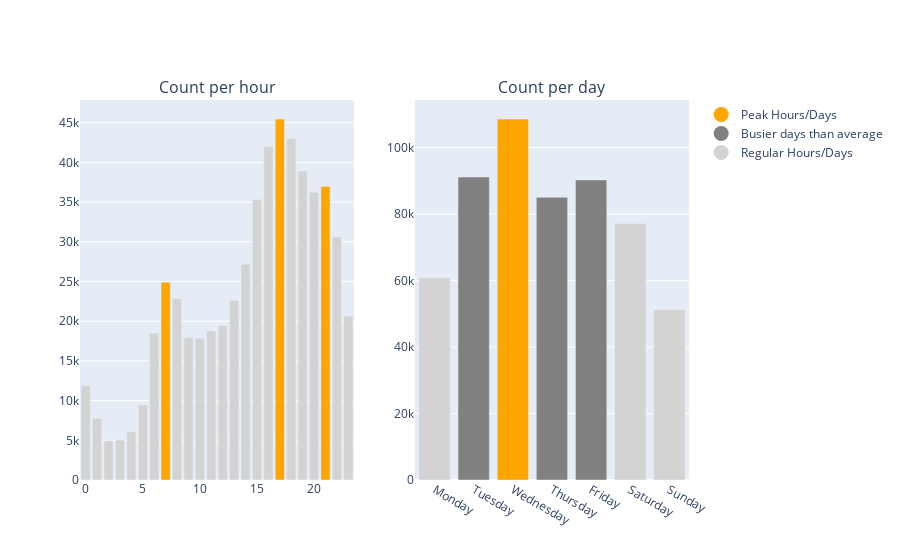

This figure's notebook cell:
### Markdown cell above
## And now you can play with it, choose any day, any hour! 🚖

### Code cell
# As a reminder, to help you choose: 
show_peak(data)

### Figure 1 — Plotly figure (JSON) as saved in the notebook; plotly's stock layout.template omitted (floating-point values rounded to 4 significant figures)
{"data": [{"marker": {"color": ["lightgrey", "lightgrey", "lightgrey", "lightgrey", "lightgrey", "lightgrey", "lightgrey", "orange", "lightgrey", "lightgrey", "lightgrey", "lightgrey", "lightgrey", "lightgrey", "lightgrey", "lightgrey", "lightgrey", "orange", "lightgrey", "lightgrey", "lightgrey", "orange", "lightgrey", "lightgrey"]}, "showlegend": false, "type": "bar", "x": [0, 1, 2, 3, 4, 5, 6, 7, 8, 9, 10, 11, 12, 13, 14, 15, 16, 17, 18, 19, 20, 21, 22, 23], "xaxis": "x", "y": [11910, 7769, 4935, 5040, 6095, 9476, 18498, 24924, 22843, 17939, 17865, 18774, 19425, 22603, 27190, 35324, 42003, 45475, 43003, 38923, 36244, 36964, 30645, 20649], "yaxis": "y"}, {"marker": {"color": ["lightgrey", "grey", "orange", "grey", "grey", "lightgrey", "lightgrey"]}, "showlegend": false, "type": "bar", "x": ["Monday", "Tuesday", "Wednesday", "Thursday", "Friday", "Saturday", "Sunday"], "xaxis": "x2", "y": [60861, 91185, 108631, 85067, 90303, 77218, 51251], "yaxis": "y2"}, {"marker": {"color": "orange", "size": 15}, "mode": "markers", "name": "Peak Hours/Days", "showlegend": true, "type": "scatter", "x": [null], "y": [null]}, {"marker": {"color": "grey", "size": 15}, "mode": "markers", "name": "Busier days than average", "showlegend": true, "type": "scatter", "x": [null], "y": [null]}, {"marker": {"color": "lightgrey", "size": 15}, "mode": "markers", "name": "Regular Hours/Days", "showlegend": true, "type": "scatter", "x": [null], "y": [null]}], "layout": {"annotations": [{"font": {"size": 16}, "showarrow": false, "text": "Count per hour", "x": 0.225, "xanchor": "center", "xref": "paper", "y": 1, "yanchor": "bottom", "yref": "paper"}, {"font": {"size": 16}, "showarrow": false, "text": "Count per day", "x": 0.775, "xanchor": "center", "xref": "paper", "y": 1, "yanchor": "bottom", "yref": "paper"}], "xaxis": {"anchor": "y", "domain": [0, 0.45]}, "xaxis2": {"anchor": "y2", "domain": [0.55, 1]}, "yaxis": {"anchor": "x", "domain": [0, 1]}, "yaxis2": {"anchor": "x2", "domain": [0, 1]}}}
